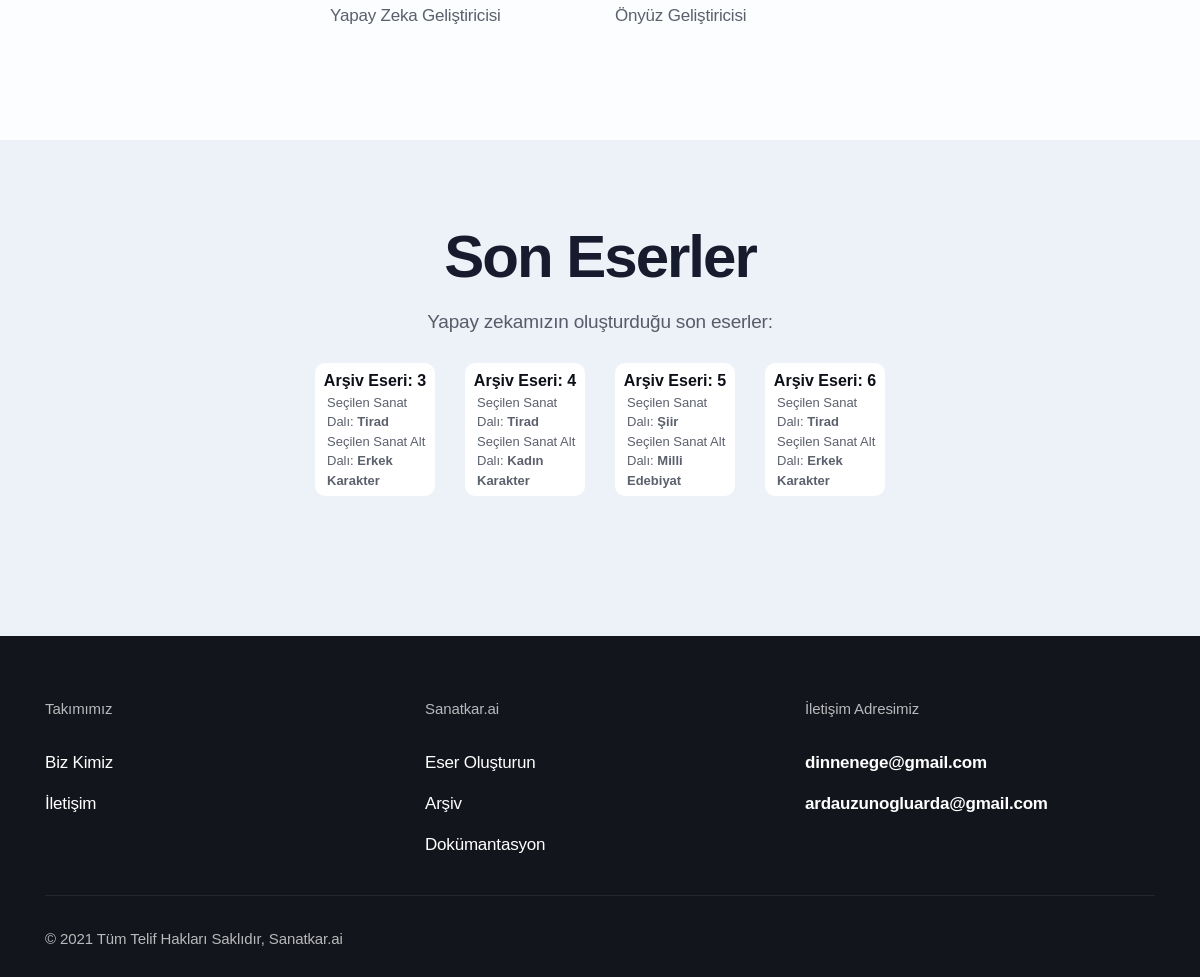
Before: / (lower part) with the older database file.
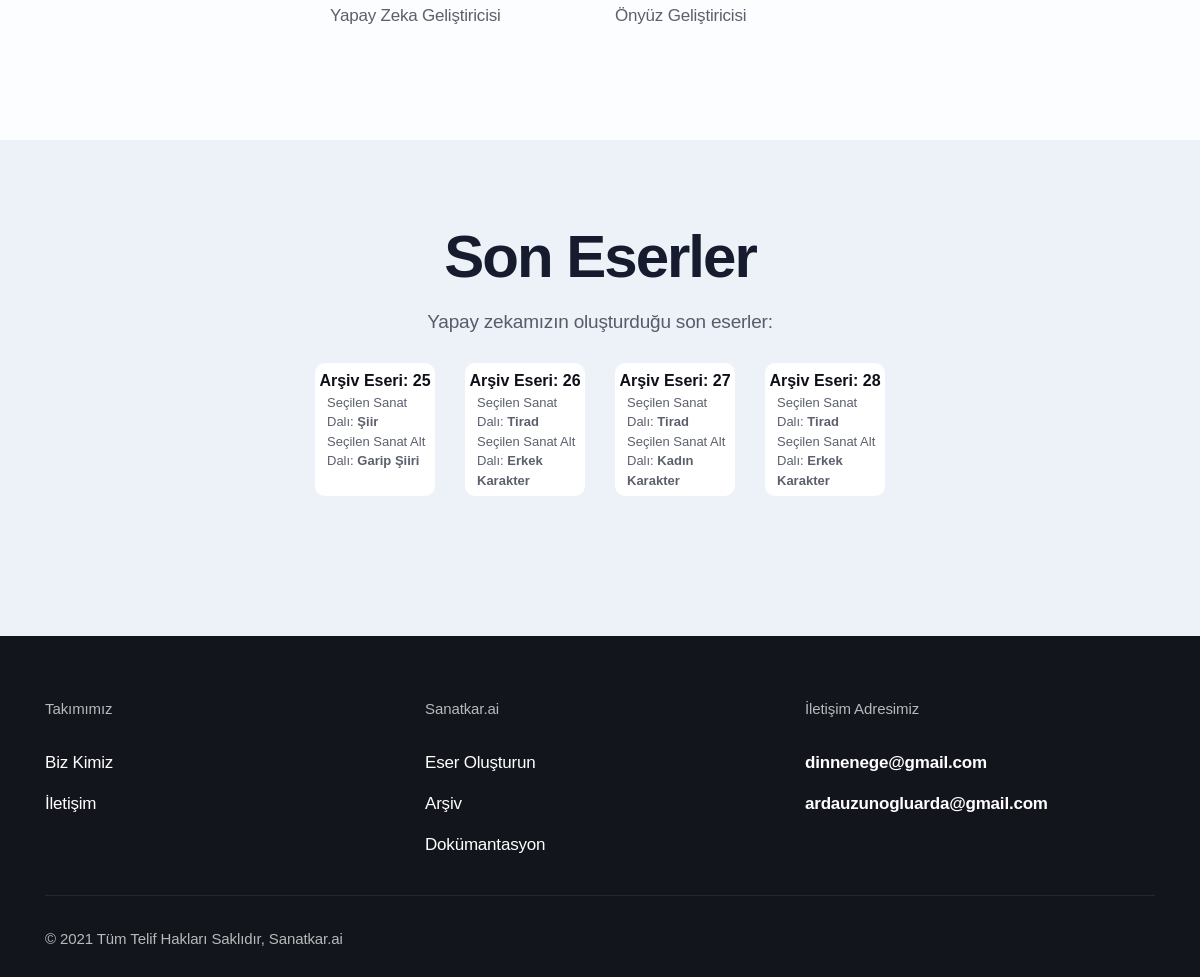
After: the same page with the newer database file.
### app.py (models this page shows)
class Archive(db.Model):
    id = db.Column(db.Integer, primary_key=True)
    generated_text = db.Column(db.String(600))
    art_branch = db.Column(db.String(10))
    genre = db.Column(db.String(30))
    seed_input = db.Column(db.String(35))
    length_input = db.Column(db.String(3))

### app.py (the view)
@app.route("/")
def index():
    archive = db.session.query(Archive).order_by(Archive.id.desc()).limit(4)[::-1]
    print(archive)
    return render_template("index.html", archive=archive)

### templates/index.html (shortened to what the changed rows need)
<!DOCTYPE html>
<html lang="en">
<head>
  <link rel="stylesheet" href="{{ url_for('static', filename='css/bootstrap.css') }}">
  <link rel="stylesheet" href="{{ url_for('static', filename='fonts/icon-font/css/style.css') }}">
  <link rel="stylesheet" href="{{ url_for('static', filename='fonts/typography-font/typo.css') }}">
  <link rel="stylesheet" href="{{ url_for('static', filename='fonts/fontawesome-5/css/all.css') }}">
  <link rel="stylesheet" href="{{ url_for('static', filename='plugins/aos/aos.min.css') }}">
  <link rel="stylesheet" href="{{ url_for('static', filename='plugins/fancybox/jquery.fancybox.min.css') }}">
  <link rel="stylesheet" href="{{ url_for('static', filename='plugins/nice-select/nice-select.min.css') }}">
  <link rel="stylesheet" href="{{ url_for('static', filename='plugins/slick/slick.min.css') }}">
  <link rel="stylesheet" href="{{ url_for('static', filename='plugins/date-picker/css/gijgo.min.css') }}" type="text/css" />
  <link rel="stylesheet" href="{{ url_for('static', filename='plugins/theme-mode-switcher/switcher-panel.css') }}">
  <link rel="stylesheet" href="{{ url_for('static', filename='css/main.css') }}">
  <link rel="stylesheet" href="{{ url_for('static', filename='css/theme-mode-custom.css') }}">
  <link rel="stylesheet" href="https://cdnjs.cloudflare.com/ajax/libs/font-awesome/5.15.4/css/all.min.css">
</head>
<body data-theme="light">
  <div class="site-wrapper overflow-hidden">
    <div class="testimonial-section pt-9 pt-lg-20 pb-lg-25 bg-default-5">
      <div class="container">
        <div class="row justify-content-center">
          <div class="col-md-6 mb-13 mb-lg-0 text-center" data-aos="fade-right" data-aos-duration="700" data-aos-once="true">
            <h2 class="title gr-text-2 mb-6">Son Eserler</h2>
              <div class="row flex-lg-fill">
                <div class="row flex-lg-fill">
                  {% if archive == [] %}
                    <p class="gr-text-8 mb-8">Eser bulunamamıştır.</p>
                  {% else %}
                    {% for archive_element in archive %}
                      <div class="col-lg-3 mb-7 col-12 btn-11">
                        <a class="d-block w-100 h-100 card archive-card pt-2" display href="/archive/{{archive_element.id}}">
                          Arşiv Eseri: <span id="archiveno" class="mt-1">{{archive_element.id}}</span>
                          <p class="archive-detail text-left pl-5 mb-2">Seçilen Sanat Dalı: <span>{{archive_element.art_branch}}</span><br>Seçilen Sanat Alt Dalı: <span>{{archive_element.genre}}</span></p>
                        </a>
                      </div>
                    {% endfor %}
                  {% endif %}
                </div>
              </div>
          </div>
        </div>
      </div>
    </div>
  </div>
</body>
</html>

Changed rows visible on the page:
no longer on this page (row edited): Archive: id "3", art_branch "Tirad", genre "Erkek Karakter"
no longer on this page (row edited): Archive: id "4", art_branch "Tirad", genre "Kadın Karakter"
no longer on this page (row edited): Archive: id "5", art_branch "Şiir", genre "Milli Edebiyat"
no longer on this page (row edited): Archive: id "6", art_branch "Tirad", genre "Erkek Karakter"
added Archive: id "25", art_branch "Şiir", genre "Garip Şiiri"
added Archive: id "26", art_branch "Tirad", genre "Erkek Karakter"
added Archive: id "27", art_branch "Tirad", genre "Kadın Karakter"
added Archive: id "28", art_branch "Tirad", genre "Erkek Karakter"
